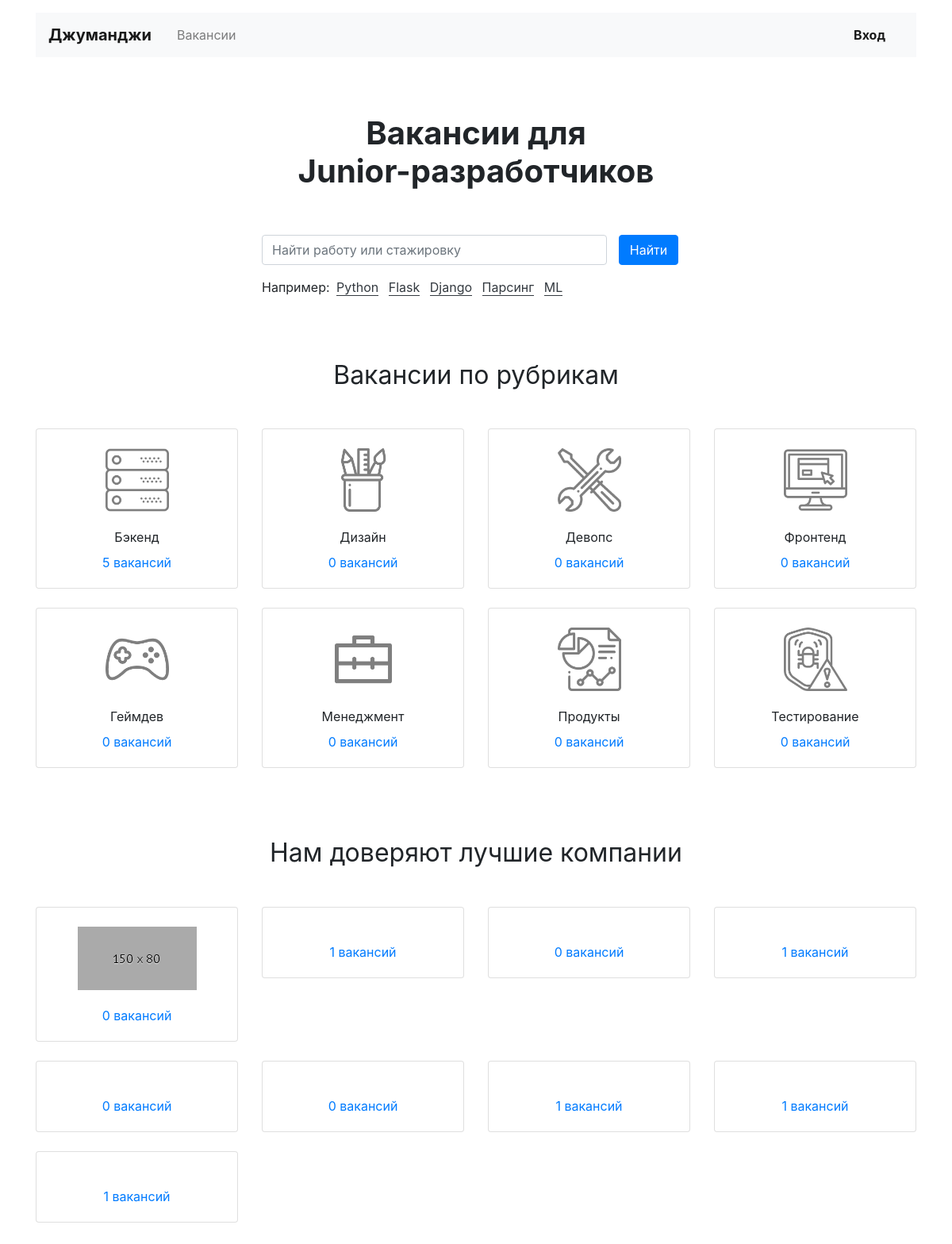
The page / on the database its author committed.
### job/models.py (models this page shows, shortened)
class Specialty(models.Model):
    code = models.CharField(primary_key=True, max_length=20)
    title = models.CharField(max_length=40)
    picture = models.ImageField(upload_to=MEDIA_SPECIALITY_IMAGE_DIR, default='150x150.gif')

class Company(models.Model):
    com_id = models.AutoField(primary_key=True, db_column='id')
    name = models.CharField(max_length=32)
    location = models.CharField(max_length=32)
    logo = models.ImageField(upload_to=MEDIA_COMPANY_IMAGE_DIR, default='150x80.gif')
    description = models.CharField(max_length=264)
    employee_count = models.PositiveIntegerField()
    owner = models.OneToOneField(User, on_delete=models.CASCADE, related_name='companies')

### job/views/public.py (the view)
# urls.py: path('', MainView.as_view(), name='main'),
class MainView(TemplateView):
    template_name = 'index.html'
    def get_context_data(self, **kwargs):
        context = super().get_context_data(**kwargs)
        context['spec_vacancies_count'] = Specialty.objects.annotate(vacancy_count=Count('vacancies'))
        context['companies_vacancies_count'] = Company.objects.annotate(vacancy_count=Count('vacancies'))
        return context

### templates/index.html (shortened to what this page needs)
{% extends 'base.html' %}
{% block content %}
  <section>
    <h1 class="h1 text-center mx-auto mt-4 py-5"><strong>Вакансии для <br>Junior-разработчиков</strong></h1>
    <div class="row">
      <div class="col-12 col-md-8 col-lg-6 offset-lg-3 offset-md-2">
        <form class="form-inline mb-3" enctype="multipart/form-data">
          <div class="form-group col-8 col-md-10 pl-0">
            <input class="form-control w-100" type="search" placeholder="Найти работу или стажировку" aria-label="Найти работу или стажировку">
          </div>
          <div class="form-group col-4 col-md-2 pl-0">
            <button class="btn btn-primary w-100" type="submit">Найти</button>
          </div>
        </form>
        <p>Например:
          <a href="#" class="text-dark border-bottom border-dark m-1 text-decoration-none">Python</a>
          <a href="#" class="text-dark border-bottom border-dark m-1 text-decoration-none">Flask</a>
          <a href="#" class="text-dark border-bottom border-dark m-1 text-decoration-none">Django</a>
          <a href="#" class="text-dark border-bottom border-dark m-1 text-decoration-none">Парсинг</a>
          <a href="#" class="text-dark border-bottom border-dark m-1 text-decoration-none">ML</a>
        </p>
      </div>
    </div>
  </section>
  <section class="mt-5 pt-3">
    <h2 class="h2 font-weight-normal text-center mb-5">Вакансии по рубрикам</h2>
    <div class="row mb-0">
      {% for spec in spec_vacancies_count %}
      <div class="col-6 col-md-6 col-lg-3">
        <div class="card pt-4 text-center mb-4">
          <img class="mx-auto d-block" src="{{ MEDIA_URL }}{{ spec.picture }}" width="80" height="80" alt="">
          <div class="card-body">
            <p class="card-text mb-2">{{ spec.title }}</p>
            <p class="card-text"><a href="/vacancies/cat/{{ spec.code }}/">{{ spec.vacancy_count }} вакансий</a></p>
          </div>
        </div>
      </div>
      {% endfor %}
    </div>
  </section>
  <section class="my-5 pt-3">
    <h2 class="h2 font-weight-normal text-center mb-5">Нам доверяют лучшие компании</h2>
    <div class="row mb-0">
      {% for company in companies_vacancies_count %}
      <div class="col-6 col-md-6 col-lg-3">
        <div class="card pt-4 text-center mb-4">
          <a href="/companies/{{ company.com_id }}/" style="max-width: 150px;" class="mx-auto d-block">
            <img class="mx-auto d-block mw-100" src="{{ MEDIA_URL }}{{ company.logo }}" alt="">
          </a>
          <div class="card-body">
            <p class="card-text"><a href="/companies/{{ company.com_id }}/">{{ company.vacancy_count }} вакансий</a></p>
          </div>
        </div>
      </div>
      {% endfor %}
    </div>
  </section>
{% endblock %}

### templates/base.html (shortened to what this page needs)
<!DOCTYPE html>
<html lang="ru">
<head>
  <link rel="stylesheet" href="https://stackpath.bootstrapcdn.com/bootstrap/4.3.1/css/bootstrap.min.css">
</head>
<body>
  <header class="container mt-3">
    <nav class="navbar navbar-expand-lg navbar-light bg-light">
      <a class="navbar-brand mr-4 font-weight-bold" href="{% url 'main' %}">Джуманджи</a>
      <div class="collapse navbar-collapse justify-content-between" id="navbarNav">
        <ul class="navbar-nav col-10">
          <li class="nav-item">
            <a class="nav-link" href="{% url 'vacancies' %}">Вакансии</a>
          </li>
        </ul>
        <ul class="navbar-nav col-2 justify-content-end">
          <li class="nav-item active">
            {% if user.is_authenticated %}
            <div class="btn-group">
              <button type="button" class="btn dropdown-toggle font-weight-bold" data-toggle="dropdown" aria-haspopup="true" aria-expanded="false">
                {{ user.first_name }} {{ user.last_name }}
              </button>
              <div class="dropdown-menu dropdown-menu-right mt-3">
                <a href="#" class="dropdown-item py-2">Резюме</a>
                <a href="{% url 'mycompany' %}" class="dropdown-item py-2">Компания</a>
                <a href="{% url 'logout' %}" class="dropdown-item py-2">Выйти</a>
              </div>
            </div>
            {% else %}
            <a href="{% url 'login' %}" class="nav-link font-weight-bold">Вход</a>
            {% endif %}
          </li>
        </ul>
      </div>
    </nav>
  </header>
  <main class="container mt-3">
    {% block content %}
    {% endblock %}
  </main>
</body>
</html>

### rows shown on the page
Specialty: picture (picture), title "Бэкенд", vacancy_count "5"
Specialty: picture (picture), title "Дизайн", vacancy_count "0"
Specialty: picture (picture), title "Девопс", vacancy_count "0"
Specialty: picture (picture), title "Фронтенд", vacancy_count "0"
Specialty: picture (picture), title "Геймдев", vacancy_count "0"
Specialty: picture (picture), title "Менеджмент", vacancy_count "0"
Specialty: picture (picture), title "Продукты", vacancy_count "0"
Specialty: picture (picture), title "Тестирование", vacancy_count "0"
Company: logo (picture), vacancy_count "0"
Company: vacancy_count "1"
Company: vacancy_count "0"
Company: vacancy_count "1"
Company: vacancy_count "0"
Company: vacancy_count "0"
Company: vacancy_count "1"
Company: vacancy_count "1"
Company: vacancy_count "1"
